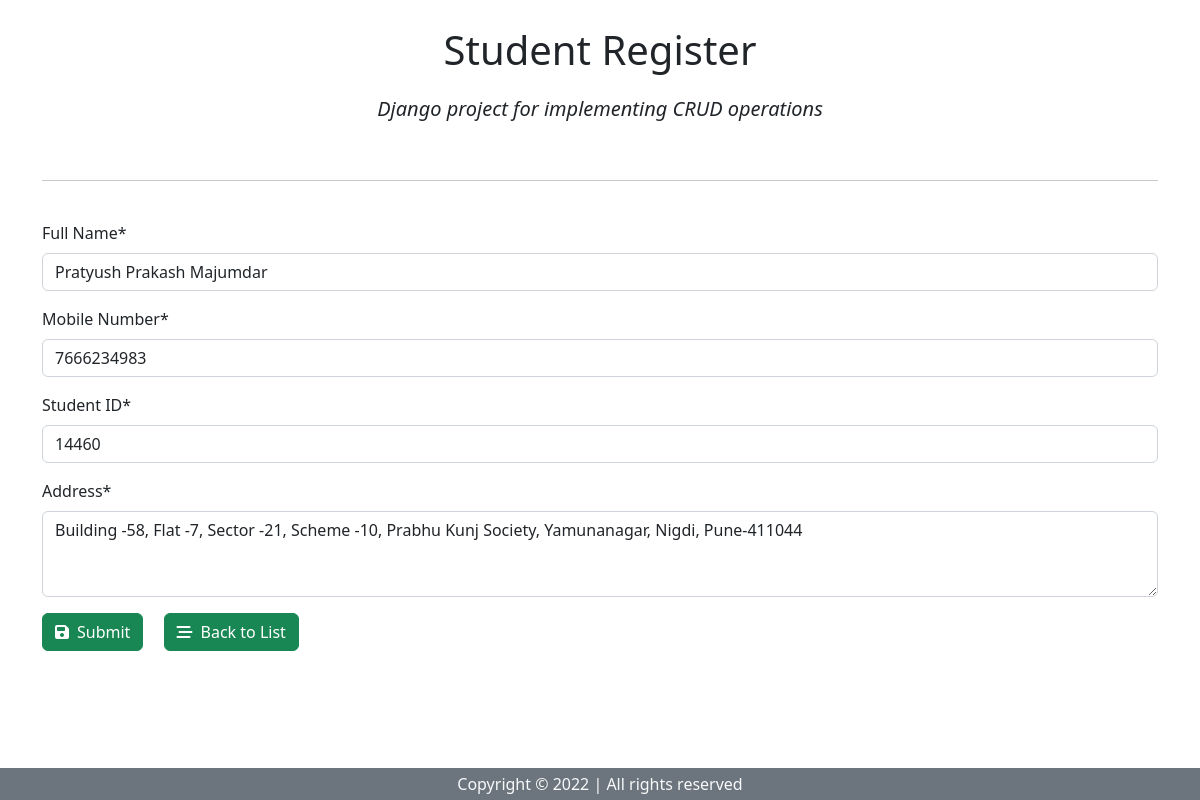
/1/, run on the app's committed database.
### home/models.py (models this page shows, shortened)
class Student(models.Model):
    fullname=models.CharField(max_length=100)
    stud_code=models.CharField(max_length=6)
    mobile=models.CharField(max_length=15)
    address=models.TextField()

### home/views.py (the view, shortened to what this page needs)
# urls.py: path('',views.student_form,name="student_insert"),  #get and post request for insert operation
def student_form(request,id=0):
    if request.method=="GET":
        if id==0:
            form=StudentForm()    #insert and update operation
        else:
            student=Student.objects.get(pk=id)
            form=StudentForm(instance=student)
        return render(request,'student_form.html',{'form':form})

### home/forms.py
class StudentForm(forms.ModelForm):
    class Meta:      #inner class used for getting the same fields as Student model
        model=Student
        fields=('fullname','mobile','stud_code','address')
        labels={
            'fullname':'Full Name',
            'mobile':'Mobile Number',
            'stud_code':'Student ID',
            'address':'Address',
        }

### templates/student_form.html (shortened to what this page needs)
{% extends "base.html" %}
{% load crispy_forms_tags %}
{% block content %}
<br>
<form action="" method="POST" autocomplete="off">
    {{form.fullname|as_crispy_field}}
    {{form.mobile|as_crispy_field}}
    {{form.stud_code|as_crispy_field}}
    {{form.address|as_crispy_field}}
    <button type="submit" class="btn btn-success btn-block btn-md me-3"><i
            class="fa-solid fa-floppy-disk me-2"></i>Submit</button>
    <a href="{% url 'student_list' %}" class="btn btn-success btn-block btn-md">
        <i class="fa-solid fa-stream me-2"></i>Back to List
    </a>
</form>
{% endblock content %}

### static/crud.css (style rules this page uses)
@media only screen and (min-device-width:700px) and (max-device-width:900px) { html,body { width:100%; height:100%; margin:0; padding:0; overflow-x:hidden; } }

### data on the page
Student: fullname "Pratyush Prakash Majumdar", mobile "7666234983", stud_code "14460", address "Building -58, Flat -7, Sector -21, Scheme -10, Prabhu Kunj Society, Yamunanagar, Nigdi, Pune-411044"
